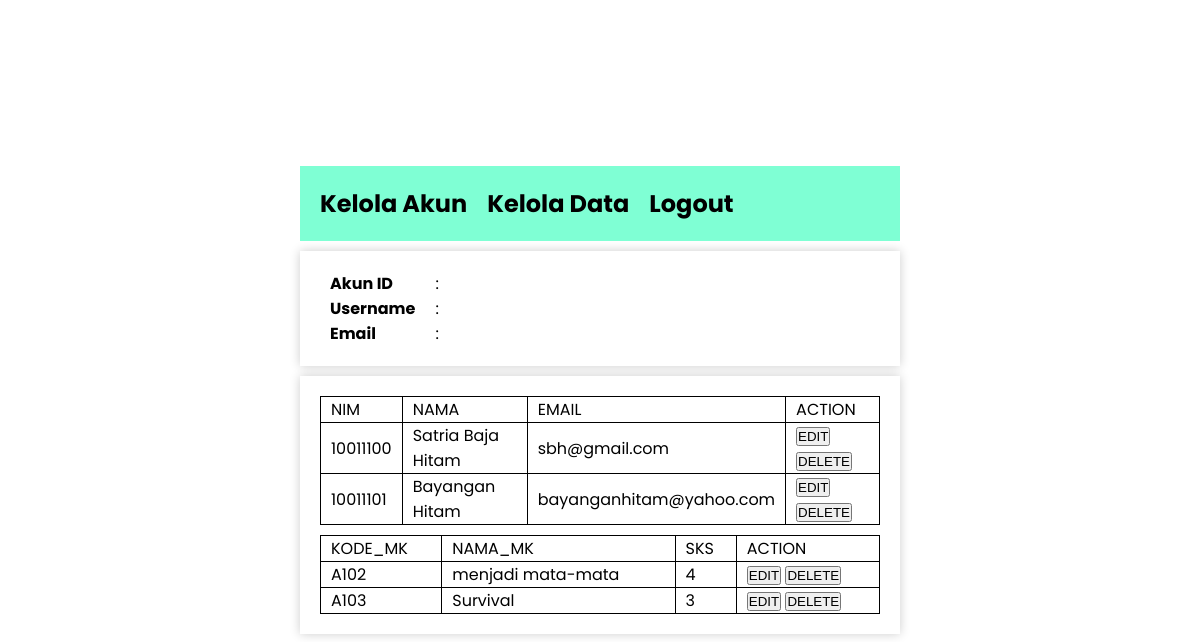
/adminpageData.php, run on the app's committed database.
### tables this page shows
CREATE TABLE `mahasiswa` (
  `nim` varchar(10) NOT NULL,
  `nama` varchar(100) NOT NULL,
  `email` varchar(100) NOT NULL,
  `alamat` text NOT NULL
);

CREATE TABLE `mata_kuliah` (
  `kode_mk` varchar(5) NOT NULL,
  `nama_mk` varchar(100) NOT NULL,
  `sks` int(2) NOT NULL
);

### adminpageData.php (the view, shortened to what this page needs)
<?php
include 'dbkey.php';
?>
<!DOCTYPE html>
<html lang="en">
<head>
    <link rel="stylesheet" href="adminpagestyle.css">
</head>
<body>
    <div class="wrapper">
        <div class="main-content">
            <div class="navbar">
                <a href="adminpageAkun.php">Kelola Akun</a>
                <a href="#">Kelola Data</a>
                <a href="logout.php">Logout</a>
            </div>
            <div class="info-admin">
                <table class="info-table">
                    <tr class="info-table">
                        <td class="info-table">
                            <h4>Akun ID</h4>
                        </td>
                        <td class="info-table">:</td>
                        <td class="info-table">
                        </td>
                    </tr>
                    <tr class="info-table">
                        <td class="info-table">
                            <h4>Username</h4>
                        </td>
                        <td class="info-table">:</td>
                        <td class="info-table">
                        </td>
                    </tr>
                    <tr class="info-table">
                        <td class="info-table">
                            <h4>Email</h4>
                        </td>
                        <td class="info-table">:</td>
                        <td class="info-table">
                        </td>
                    </tr>
                </table>
            </div>
            <div class="table-data">
                <table>
                    <thead>
                        <tr>
                            <td>NIM</td>
                            <td>NAMA</td>
                            <td>EMAIL</td>
                            <td>ACTION</td>
                        </tr>
                    </thead>
                    <tbody>
                        <?php
                        $query = mysqli_query($connexion, "SELECT * FROM mahasiswa");
                        while ($result = mysqli_fetch_array($query, MYSQLI_ASSOC)) {
                        ?>
                            <tr>
                                <td><?php echo $result['nim'] ?></td>
                                <td><?php echo $result['nama'] ?></td>
                                <td><?php echo $result['email'] ?></td>
                                <td>
                                    <a href="editForm.php?target=<?php echo $result['nim'] ?>&table=mahasiswa&idn=nim"><button>EDIT</button></a>
                                    <a href="deleteItem.php?target=<?php echo $result['nim'] ?>&table=mahasiswa&idn=nim"><button>DELETE</button></a>
                                </td>
                            </tr>
                        <?php
                        }
                        ?>
                    </tbody>
                </table>
                <table>
                    <thead>
                        <tr>
                            <td>KODE_MK</td>
                            <td>NAMA_MK</td>
                            <td>SKS</td>
                            <td>ACTION</td>
                        </tr>
                    </thead>
                    <tbody>
                        <?php
                        $query = mysqli_query($connexion, "SELECT * FROM mata_kuliah");
                        while ($result = mysqli_fetch_array($query, MYSQLI_ASSOC)) {
                        ?>
                            <tr>
                                <td><?php echo $result['kode_mk'] ?></td>
                                <td><?php echo $result['nama_mk'] ?></td>
                                <td><?php echo $result['sks'] ?></td>
                                <td>
                                    <a href="editForm.php?target=<?php echo $result['kode_mk'] ?>&table=mata_kuliah&idn=kode_mk"><button>EDIT</button></a>
                                    <a href="deleteItem.php?target=<?php echo $result['kode_mk'] ?>&table=mata_kuliah&idn=kode_mk"><button>DELETE</button></a>
                                </td>
                            </tr>
                        <?php
                        }
                        ?>
                    </tbody>
                </table>
            </div>
        </div>
    </div>
</body>
</html>

### adminpagestyle.css (style rules this page uses)
* { padding: 0; margin: 0; }
body { width: 100%; height: 100vh; font-family: 'Poppins', sans-serif; }
.wrapper { width: 100%; height: 100vh; display: flex; justify-content: center; align-items: center; }
.main-content { width: 50%; height: fit-content; display: flex; flex-direction: column; gap: 10px; }
.navbar { display: flex; flex-direction: row; background-color: aquamarine; gap: 20px; padding: 20px 20px 20px 20px; }
.navbar a { color: rgb(0, 0, 0); text-decoration-line: none; font-size: 24px; font-weight: 700; }
.info-admin { box-shadow: 0px 0px 10px 0px rgba(0, 0, 0, 0.2); padding: 20px 20px 20px 20px; }
.info-table { border: 0px solid black; }
table, tr, td { border-collapse: collapse; border: 1px solid black; }
td { padding: 0px 10px 0px 10px; }
.table-data { display: flex; flex-direction: column; gap : 10px; padding: 20px 20px 20px 20px; box-shadow: 0px 0px 10px 0px rgba(0, 0, 0, 0.2); }

### data on the page
mahasiswa: nim "10011100", nama "Satria Baja Hitam", email "sbh@gmail.com"
mahasiswa: nim "10011101", nama "Bayangan Hitam", email "bayanganhitam@yahoo.com"
mata_kuliah: kode_mk "A102", nama_mk "menjadi mata-mata", sks "4"
mata_kuliah: kode_mk "A103", nama_mk "Survival", sks "3"
